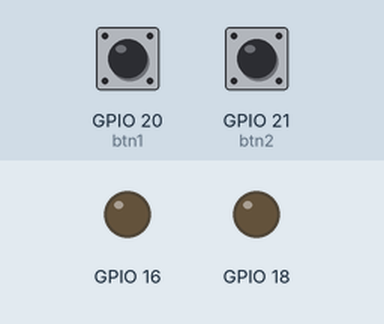
Bench run of a program on a simulated Raspberry Pi (BCM pin numbers). Shown: output pins drawn as LEDs (lit = HIGH). The test bench sets the inputs (shaded band); at power-on: GPIO 20 (btn1) LOW, GPIO 21 (btn2) LOW. What the program prints to the terminal is not drawn.

Above: at 1.2 s.
1.3 s: GPIO 20 (btn1) pulled HIGH for 0.15 s
At 1.37 s:
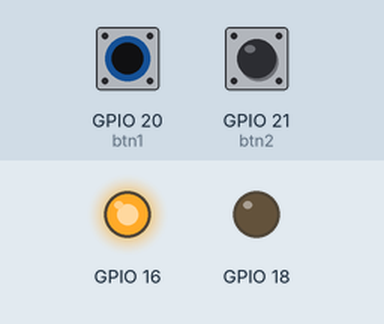
2.9 s: GPIO 21 (btn2) pulled HIGH for 0.15 s
At 2.97 s:
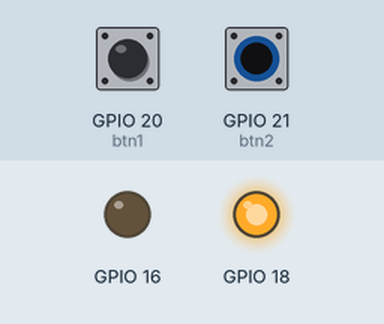
4.5 s: GPIO 21 (btn2) pulled HIGH for 3.2 s
At 8.7 s:
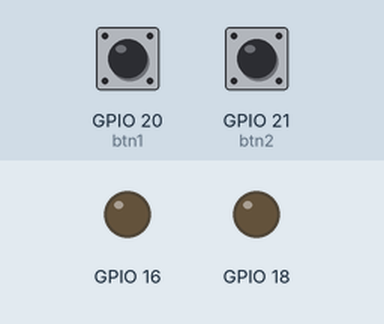
9.2 s: GPIO 20 (btn1) pulled HIGH for 3.2 s
At 9.8 s:
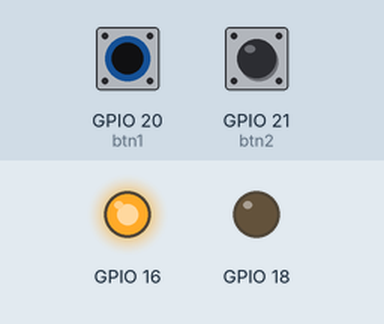
13.9 s: GPIO 20 (btn1) driven HIGH and GPIO 21 (btn2) driven HIGH
At 14.8 s:
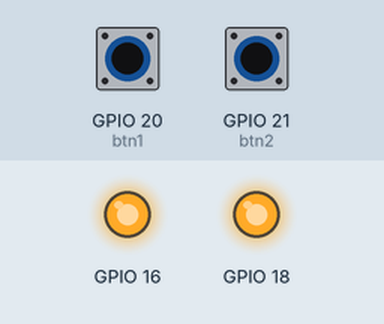
Timing chart, 0 to 16.4 s (numbered marks = the images above; inputs shaded):
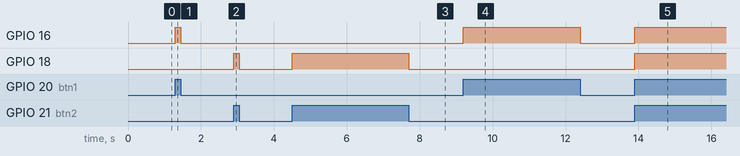

The program:

ex02_btn.py
```python
import RPi.GPIO as gpio

gpio.setmode(gpio.BCM)
gpio.setup(16,gpio.OUT)
gpio.setup(18,gpio.OUT)
gpio.setup(20,gpio.IN)
gpio.setup(21,gpio.IN)
try:
    while True:
        btn1 = gpio.input(20)
        btn2 = gpio.input(21)
        print(btn1)
        print(btn2)
        if btn1 == 1:
            gpio.output(16,gpio.HIGH)
        else:
            gpio.output(16,gpio.LOW)

        if btn2 == 1:
            gpio.output(18,gpio.HIGH)
        else:
            gpio.output(18,gpio.LOW)
except KeyboardInterrupt: #ctrl + c
    gpio.cleanup()


    
```

Measured:
- after the input at 1.3 s, GPIO 16: LOW → HIGH at once, → LOW 0.15 s later
- after the input at 2.9 s, GPIO 18: LOW → HIGH at once, → LOW 0.15 s later
- after the input at 4.5 s, GPIO 18: LOW → HIGH at once, → LOW 3.2 s later
- after the input at 9.2 s, GPIO 16: LOW → HIGH at once, → LOW 3.2 s later
- after the input at 13.9 s, GPIO 16, GPIO 18: LOW → HIGH at once
